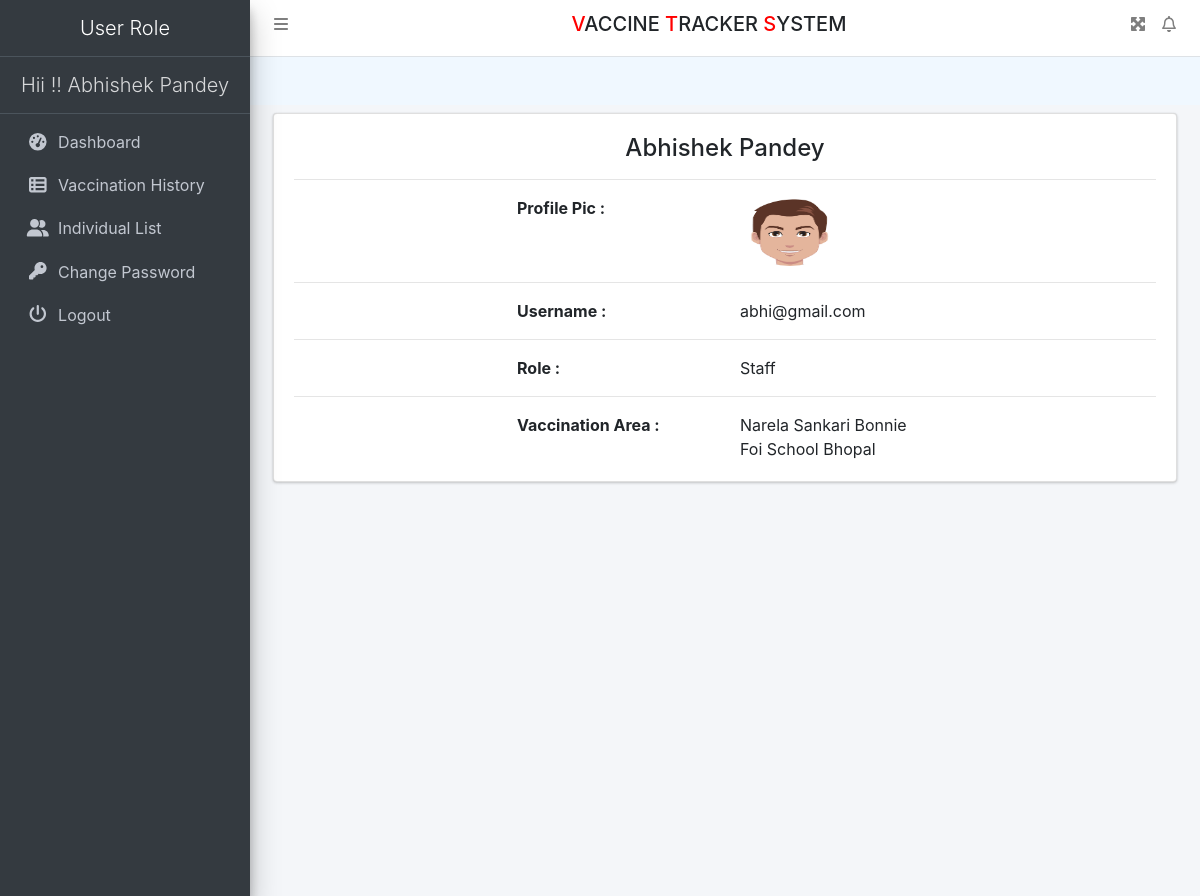
The app's page /staffProfile (signed in) with its own data.
### vaccine/models.py (models this page shows, shortened)
class MemberList(models.Model):
    user = models.ForeignKey(User, on_delete=models.CASCADE)
    Image = models.FileField(max_length=50, null=True)
    Role = models.CharField(max_length=20, null=True)
    location = models.ForeignKey(VaccineLocationList, on_delete=models.CASCADE, null=True)
    CreationDate = models.DateTimeField(auto_now_add=True)
    UpdationDate = models.DateField(null=True)

class VaccineLocationList(models.Model):
    Location = models.CharField(max_length=250, null=True)
    Status = models.CharField(max_length=200, null=True)
    CreationDate = models.DateTimeField(auto_now_add=True)
    def __str__(self):
        return self.Location

### vaccine/views.py (the view)
# urls.py: path('staffProfile', staffProfile, name='staffProfile'),
def staffProfile(request):
    if not request.user.is_authenticated:
        return redirect('staff_login')
    user = User.objects.get(id=request.user.id)
    memberlist = MemberList.objects.get(user=user)
    return render(request, 'staffProfile.html', locals())

### vaccine/templates/staffProfile.html
{% extends 'userHeader.html' %}
{% load static %}
{% block main %}
<div class="container mt-5">
    <div class="col-sm-12 p-2">
        <div class="card">
            <div class="card-body">
                <h4><center>{{memberlist.user.first_name}} {{memberlist.user.last_name}}</center></h4>
                <hr>
                <DIV class="row">
                    <div class="col-md-3 offset-3">
                        <b>Profile Pic : </b>
                    </div>
                    {% if not memberlist.Image %}
                    <div class="col-md-3" style="text-transform: capitalize">
                        <img src="{% static 'images/nopic.jpg' %}" class="rounded-circle" width="100" height="70">
                    </div>
                    {% else %}
                    <div class="col-md-3" style="text-transform: capitalize">
                        <img src="{{memberlist.Image.url}}" class="rounded-circle" width="100" height="70">
                    </div>
                    {% endif %}
                </DIV>
                <hr>
                <DIV class="row">
                    <div class="col-md-3 offset-3">
                        <b>Username : </b>
                    </div>
                    <div class="col-md-3">
                        {{memberlist.user.username}}
                    </div>
                </DIV>
                <hr>
                <DIV class="row">
                    <div class="col-md-3 offset-3">
                        <b>Role : </b>
                    </div>
                    <div class="col-md-3">
                        {{memberlist.Role}}
                    </div>
                </DIV>
                <hr>
                <DIV class="row">
                    <div class="col-md-3 offset-3">
                        <b>Vaccination Area : </b>
                    </div>
                    <div class="col-md-3" style="text-transform: capitalize">
                        {{memberlist.location}}
                    </div>
                </DIV>
            </div>
        </div>
    </div>
</div>
{% endblock %}

### vaccine/templates/userHeader.html (shortened to what this page needs)
{% load static %}
<html>
<head runat="server">
    <link href="{% static 'css/bootstrap.css' %}" rel="stylesheet"/>
    <link href="{% static 'css/all.css' %}" rel="stylesheet"/>
    <link href="{% static 'css/adminlte.css' %}" rel="stylesheet"/>
    <link href="{% static 'css/OverlayScrollbars.css' %}" rel="stylesheet"/>
    <link rel="stylesheet"
          href="https://cdn.datatables.net/1.10.23/css/jquery.dataTables.min.css">
    <link rel="stylesheet"
          href="https://cdn.datatables.net/buttons/1.6.5/css/buttons.dataTables.min.css">
    <link rel="stylesheet"
          href="https://cdn.jsdelivr.net/npm/bootstrap-select@1.13.14/dist/css/bootstrap-select.min.css">
    <link rel="stylesheet" href="https://cdnjs.cloudflare.com/ajax/libs/twitter-bootstrap/4.5.2/css/bootstrap.css">
    <link rel="stylesheet" href="https://cdn.datatables.net/1.11.4/css/dataTables.bootstrap4.min.css">
    <link rel="stylesheet" href="https://cdn.datatables.net/buttons/2.2.2/css/buttons.bootstrap4.min.css">
</head>
<body
        class="hold-transition sidebar-mini layout-fixed layout-navbar-fixed layout-footer-fixed">
<nav class="main-header navbar navbar-expand navbar-white navbar-light">
    <ul class="navbar-nav">
        <li class="nav-item"><a class="nav-link" data-widget="pushmenu"
                                href="#" role="button"><i class="fas fa-bars"></i></a></li>
    </ul>
    <h5 class="text-center text-uppercase" style="width: 100%;"><span style="color: red">V</span>accine <span style="color: red">T</span>racker <span style="color: red">S</span>ystem</h5>
    <ul class="navbar-nav ml-auto">
        <li class="nav-item"><a class="nav-link"
                                data-widget="fullscreen" href="#" role="button"> <i
                class="fas fa-expand-arrows-alt"></i>
        </a></li>
        <li class="nav-item dropdown"><a class="nav-link"
                                         data-toggle="dropdown" href="#"> <i
                class="far fa-bell fas-shake animated"></i>
        </a>
        </li>
    </ul>
</nav>
<aside class="main-sidebar sidebar-dark-primary elevation-4">
    <center><a href="{% url 'sdashboard' %}" class="brand-link"> <span
            class="brand-text font-weight-light">User Role</span>
    </a></center>
    <a href="{% url 'sdashboard' %}" class="brand-link">
        <center><span
                class="brand-text font-weight-light">Hii !! {{request.user.first_name}} {{request.user.last_name}} </span>
        </center>
    </a>
    <div class="sidebar">
        <nav class="mt-2">
            <ul class="nav nav-pills nav-sidebar flex-column"
                data-widget="treeview" role="menu" data-accordion="false">
                <li class="nav-item"><a href="{% url 'sdashboard' %}" class="nav-link">
                    <i class="nav-icon fas fa-tachometer-alt"></i>
                    <p>Dashboard</p>
                </a></li>
                <li class="nav-item"><a href="{% url 'staffvaccineHistory' %}" class="nav-link">
                    <i class="nav-icon fas fa-th-list"></i>
                    <p>Vaccination History</p>
                </a></li>
                <li class="nav-item"><a href="{% url 'staffindividual' %}" class="nav-link">
                    <i class="nav-icon fas fa-user-friends"></i>
                    <p>Individual List</p>
                </a></li>
                <li class="nav-item"><a href="{% url 'staffchangePassword' %}" class="nav-link">
                    <i class="nav-icon fas fa-key"></i>
                    <p>Change Password</p>
                </a></li>
                <li class="nav-item"><a href="/logout" class="nav-link">
                    <i class="nav-icon fas fa-power-off"></i>
                    <p>Logout</p>
                </a></li>
            </ul>
        </nav>
    </div>
</aside>
<div class="content-wrapper">
    {% block main %}
    {% endblock %}
</div>

### vaccine/static/css/all.css (style rules this page uses)
.fa-bars:before { content: "\f0c9"; }
.fa-bell:before { content: "\f0f3"; }
.fa-key:before { content: "\f084"; }
.fa-power-off:before { content: "\f011"; }

### vaccine/static/css/OverlayScrollbars.css (style rules this page uses)
.os-host, .os-host-textarea { position: relative; overflow: visible !important; -webkit-box-orient: vertical; -webkit-box-direction: normal; -ms-flex-direction: column; flex-direction: column; -ms-flex-wrap: nowrap; flex-wrap: nowrap; -webkit-box-pack: start; -ms-flex-pack: start; justify-content: flex-start; -ms-flex-line-pack: start; align-content: flex-start; -webkit-box-align: start; -ms-flex-align: start; -ms-grid-row-align: flex-start; align-items: flex-start; }

### vaccine/templates/userHeader.html (style rules this page uses)
body { background-color: aliceblue; }

### records on screen
MemberList: user.first_name "Abhishek", user.last_name "Pandey", Image (picture), user.username "abhi@gmail.com", Role "Staff", location "Narela Sankari Bonnie Foi School Bhopal"

### other values on screen
{{ request.user.first_name }} "Abhishek"
{{ request.user.last_name }} "Pandey"
